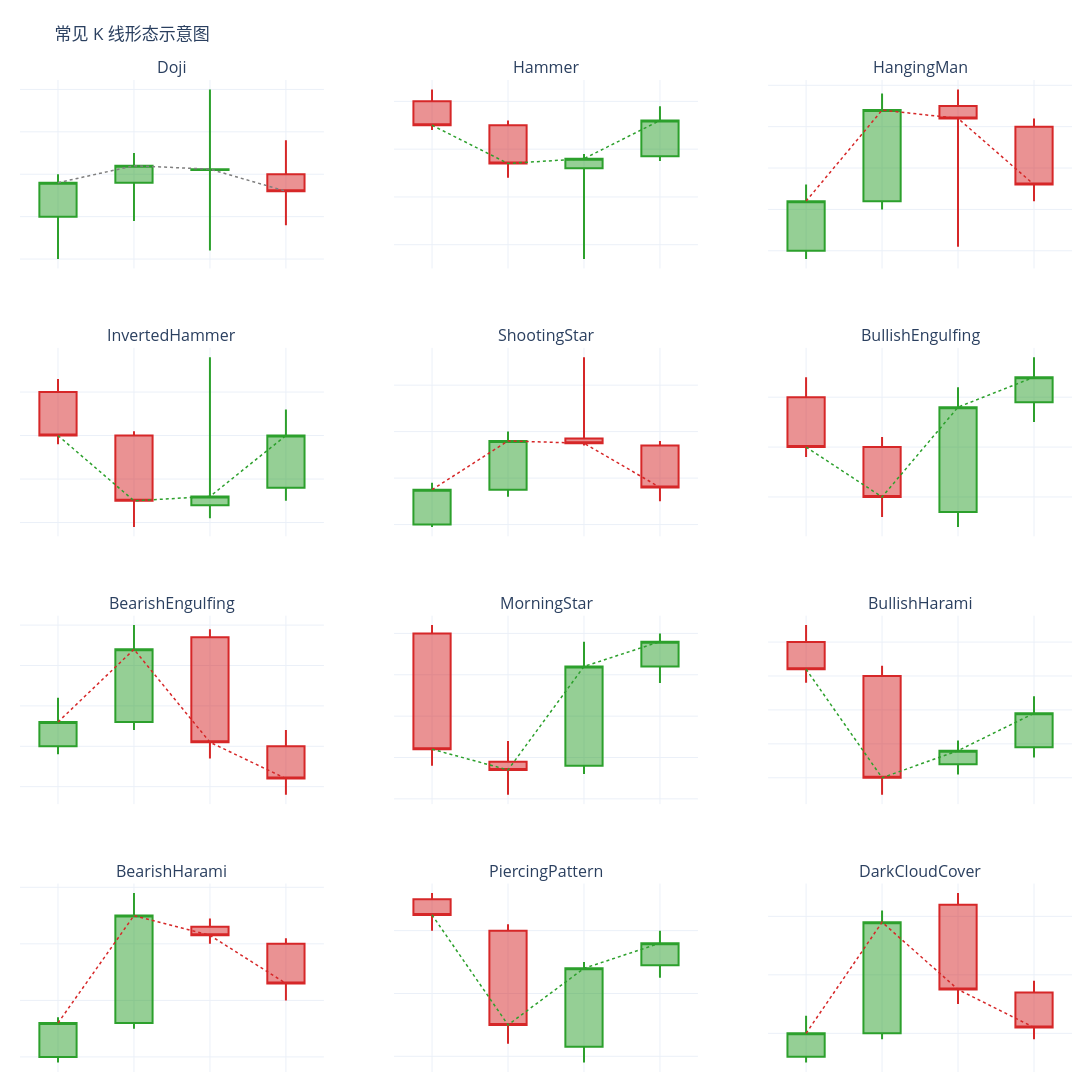

This figure's notebook cell:
### Markdown cell above
## 3. K 线形态

这些形态对应 guide 里的布尔列，比如 `BullishEngulfing`、`BearishEngulfing`、`Doji`、`Hammer`、`MorningStar` 等。

下面用很短的模拟 OHLC 序列，把每个形态最关键的几根 K 线画出来，方便你观察实体、上影线、下影线和吞没关系。

### Code cell
# 每个形态只保留最关键的几根 K 线，便于教学观察
candle_patterns = [
    {
        'column': 'Doji',
        'meaning': '开收接近，多空犹豫',
        'intuition': '观察',
        'ohlc': [(102.0, 103.0, 101.0, 102.8), (102.8, 103.5, 101.9, 103.2), (103.1, 105.0, 101.2, 103.12), (103.0, 103.8, 101.8, 102.6)],
    },
    {
        'column': 'Hammer',
        'meaning': '下跌后长下影，小实体，常见止跌信号',
        'intuition': '偏多',
        'ohlc': [(106.0, 106.5, 104.8, 105.0), (105.0, 105.2, 102.8, 103.4), (103.2, 103.8, 99.4, 103.6), (103.7, 105.8, 103.5, 105.2)],
    },
    {
        'column': 'HangingMan',
        'meaning': '上涨后长下影，小实体，常见转弱提醒',
        'intuition': '偏空',
        'ohlc': [(100.0, 101.6, 99.8, 101.2), (101.2, 103.8, 101.0, 103.4), (103.5, 103.9, 100.1, 103.2), (103.0, 103.2, 101.2, 101.6)],
    },
    {
        'column': 'InvertedHammer',
        'meaning': '下跌后长上影，小实体，可能尝试反弹',
        'intuition': '偏多',
        'ohlc': [(106.0, 106.3, 104.8, 105.0), (105.0, 105.1, 102.9, 103.5), (103.4, 106.8, 103.1, 103.6), (103.8, 105.6, 103.5, 105.0)],
    },
    {
        'column': 'ShootingStar',
        'meaning': '上涨后长上影，小实体，常见冲高回落',
        'intuition': '偏空',
        'ohlc': [(100.0, 101.8, 99.9, 101.5), (101.5, 104.0, 101.2, 103.6), (103.7, 107.2, 103.4, 103.5), (103.4, 103.6, 101.0, 101.6)],
    },
    {
        'column': 'BullishEngulfing',
        'meaning': '大阳吞没前一根阴线，常见偏多反转',
        'intuition': '偏多',
        'ohlc': [(106.0, 106.4, 104.8, 105.0), (105.0, 105.2, 103.6, 104.0), (103.7, 106.2, 103.4, 105.8), (105.9, 106.8, 105.5, 106.4)],
    },
    {
        'column': 'BearishEngulfing',
        'meaning': '大阴吞没前一根阳线，常见偏空反转',
        'intuition': '偏空',
        'ohlc': [(100.0, 101.2, 99.8, 100.6), (100.6, 103.0, 100.4, 102.4), (102.7, 102.9, 99.7, 100.1), (100.0, 100.4, 98.8, 99.2)],
    },
    {
        'column': 'MorningStar',
        'meaning': '先跌、再稳、再反弹的三根组合',
        'intuition': '偏多',
        'ohlc': [(106.0, 106.2, 102.8, 103.2), (102.9, 103.4, 102.1, 102.7), (102.8, 105.8, 102.6, 105.2), (105.2, 106.0, 104.8, 105.8)],
    },
    {
        'column': 'BullishHarami',
        'meaning': '大阴后出现被包住的小实体，常见早期止跌信号',
        'intuition': '偏多',
        'ohlc': [(107.0, 107.5, 105.8, 106.2), (106.0, 106.3, 102.5, 103.0), (103.4, 104.1, 103.1, 103.8), (103.9, 105.4, 103.6, 104.9)],
    },
    {
        'column': 'BearishHarami',
        'meaning': '大阳后出现被包住的小实体，常见早期转弱信号',
        'intuition': '偏空',
        'ohlc': [(100.0, 101.4, 99.8, 101.2), (101.2, 105.8, 101.0, 105.0), (104.6, 104.9, 104.0, 104.3), (104.0, 104.2, 102.0, 102.6)],
    },
    {
        'column': 'PiercingPattern',
        'meaning': '大阴后强反弹，收回前阴线一半以上',
        'intuition': '偏多',
        'ohlc': [(107.0, 107.2, 106.0, 106.5), (106.0, 106.2, 102.4, 103.0), (102.3, 105.0, 101.8, 104.8), (104.9, 106.0, 104.5, 105.6)],
    },
    {
        'column': 'DarkCloudCover',
        'meaning': '大阳后明显回落，跌回前阳线实体一半以下',
        'intuition': '偏空',
        'ohlc': [(99.2, 100.6, 99.0, 100.0), (100.0, 104.2, 99.8, 103.8), (104.4, 104.8, 101.0, 101.5), (101.4, 101.8, 99.8, 100.2)],
    },
]

candle_table = pd.DataFrame([
    {
        '列名': item['column'],
        '典型含义': item['meaning'],
        '常见直觉': item['intuition'],
    }
    for item in candle_patterns
])

display(candle_table)

fig = make_subplots(
    rows=4,
    cols=3,
    subplot_titles=[item['column'] for item in candle_patterns],
    vertical_spacing=0.08,
)

for idx, item in enumerate(candle_patterns):
    row, col = subplot_position(idx, cols=3)
    frame = make_ohlc_frame(item['ohlc'])
    fig.add_trace(
        go.Candlestick(
            x=frame['x'],
            open=frame['Open'],
            high=frame['High'],
            low=frame['Low'],
            close=frame['Close'],
            increasing_line_color=BULL_COLOR,
            decreasing_line_color=BEAR_COLOR,
            showlegend=False,
        ),
        row=row,
        col=col,
    )
    fig.add_trace(
        go.Scatter(
            x=frame['x'],
            y=frame['Close'],
            mode='lines',
            line={'color': bias_color(item['intuition']), 'width': 1.5, 'dash': 'dot'},
            showlegend=False,
        ),
        row=row,
        col=col,
    )
    fig.update_xaxes(showticklabels=False, row=row, col=col)
    fig.update_yaxes(showticklabels=False, row=row, col=col)

for axis_idx in range(1, len(candle_patterns) + 1):
    axis_name = 'xaxis' if axis_idx == 1 else f'xaxis{axis_idx}'
    fig.layout[axis_name].rangeslider = {'visible': False}

fig.update_layout(
    title='常见 K 线形态示意图',
    template='plotly_white',
    height=1200,
    width=1100,
    margin={'t': 80, 'l': 20, 'r': 20, 'b': 20},
)
fig.show()

### Figure 1 — Plotly figure (JSON) as saved in the notebook; plotly's stock layout.template omitted (floating-point values rounded to 4 significant figures)
{"data": [{"close": [102.8, 103.2, 103.1, 102.6], "decreasing": {"line": {"color": "#d62728"}}, "high": [103.0, 103.5, 105.0, 103.8], "increasing": {"line": {"color": "#2ca02c"}}, "low": [101.0, 101.9, 101.2, 101.8], "open": [102.0, 102.8, 103.1, 103.0], "showlegend": false, "type": "candlestick", "x": [1, 2, 3, 4], "xaxis": "x", "yaxis": "y"}, {"line": {"color": "#7f7f7f", "dash": "dot", "width": 1.5}, "mode": "lines", "showlegend": false, "type": "scatter", "x": [1, 2, 3, 4], "xaxis": "x", "y": [102.8, 103.2, 103.1, 102.6], "yaxis": "y"}, {"close": [105.0, 103.4, 103.6, 105.2], "decreasing": {"line": {"color": "#d62728"}}, "high": [106.5, 105.2, 103.8, 105.8], "increasing": {"line": {"color": "#2ca02c"}}, "low": [104.8, 102.8, 99.4, 103.5], "open": [106.0, 105.0, 103.2, 103.7], "showlegend": false, "type": "candlestick", "x": [1, 2, 3, 4], "xaxis": "x2", "yaxis": "y2"}, {"line": {"color": "#2ca02c", "dash": "dot", "width": 1.5}, "mode": "lines", "showlegend": false, "type": "scatter", "x": [1, 2, 3, 4], "xaxis": "x2", "y": [105.0, 103.4, 103.6, 105.2], "yaxis": "y2"}, {"close": [101.2, 103.4, 103.2, 101.6], "decreasing": {"line": {"color": "#d62728"}}, "high": [101.6, 103.8, 103.9, 103.2], "increasing": {"line": {"color": "#2ca02c"}}, "low": [99.8, 101.0, 100.1, 101.2], "open": [100.0, 101.2, 103.5, 103.0], "showlegend": false, "type": "candlestick", "x": [1, 2, 3, 4], "xaxis": "x3", "yaxis": "y3"}, {"line": {"color": "#d62728", "dash": "dot", "width": 1.5}, "mode": "lines", "showlegend": false, "type": "scatter", "x": [1, 2, 3, 4], "xaxis": "x3", "y": [101.2, 103.4, 103.2, 101.6], "yaxis": "y3"}, {"close": [105.0, 103.5, 103.6, 105.0], "decreasing": {"line": {"color": "#d62728"}}, "high": [106.3, 105.1, 106.8, 105.6], "increasing": {"line": {"color": "#2ca02c"}}, "low": [104.8, 102.9, 103.1, 103.5], "open": [106.0, 105.0, 103.4, 103.8], "showlegend": false, "type": "candlestick", "x": [1, 2, 3, 4], "xaxis": "x4", "yaxis": "y4"}, {"line": {"color": "#2ca02c", "dash": "dot", "width": 1.5}, "mode": "lines", "showlegend": false, "type": "scatter", "x": [1, 2, 3, 4], "xaxis": "x4", "y": [105.0, 103.5, 103.6, 105.0], "yaxis": "y4"}, {"close": [101.5, 103.6, 103.5, 101.6], "decreasing": {"line": {"color": "#d62728"}}, "high": [101.8, 104.0, 107.2, 103.6], "increasing": {"line": {"color": "#2ca02c"}}, "low": [99.9, 101.2, 103.4, 101.0], "open": [100.0, 101.5, 103.7, 103.4], "showlegend": false, "type": "candlestick", "x": [1, 2, 3, 4], "xaxis": "x5", "yaxis": "y5"}, {"line": {"color": "#d62728", "dash": "dot", "width": 1.5}, "mode": "lines", "showlegend": false, "type": "scatter", "x": [1, 2, 3, 4], "xaxis": "x5", "y": [101.5, 103.6, 103.5, 101.6], "yaxis": "y5"}, {"close": [105.0, 104.0, 105.8, 106.4], "decreasing": {"line": {"color": "#d62728"}}, "high": [106.4, 105.2, 106.2, 106.8], "increasing": {"line": {"color": "#2ca02c"}}, "low": [104.8, 103.6, 103.4, 105.5], "open": [106.0, 105.0, 103.7, 105.9], "showlegend": false, "type": "candlestick", "x": [1, 2, 3, 4], "xaxis": "x6", "yaxis": "y6"}, {"line": {"color": "#2ca02c", "dash": "dot", "width": 1.5}, "mode": "lines", "showlegend": false, "type": "scatter", "x": [1, 2, 3, 4], "xaxis": "x6", "y": [105.0, 104.0, 105.8, 106.4], "yaxis": "y6"}, {"close": [100.6, 102.4, 100.1, 99.2], "decreasing": {"line": {"color": "#d62728"}}, "high": [101.2, 103.0, 102.9, 100.4], "increasing": {"line": {"color": "#2ca02c"}}, "low": [99.8, 100.4, 99.7, 98.8], "open": [100.0, 100.6, 102.7, 100.0], "showlegend": false, "type": "candlestick", "x": [1, 2, 3, 4], "xaxis": "x7", "yaxis": "y7"}, {"line": {"color": "#d62728", "dash": "dot", "width": 1.5}, "mode": "lines", "showlegend": false, "type": "scatter", "x": [1, 2, 3, 4], "xaxis": "x7", "y": [100.6, 102.4, 100.1, 99.2], "yaxis": "y7"}, {"close": [103.2, 102.7, 105.2, 105.8], "decreasing": {"line": {"color": "#d62728"}}, "high": [106.2, 103.4, 105.8, 106.0], "increasing": {"line": {"color": "#2ca02c"}}, "low": [102.8, 102.1, 102.6, 104.8], "open": [106.0, 102.9, 102.8, 105.2], "showlegend": false, "type": "candlestick", "x": [1, 2, 3, 4], "xaxis": "x8", "yaxis": "y8"}, {"line": {"color": "#2ca02c", "dash": "dot", "width": 1.5}, "mode": "lines", "showlegend": false, "type": "scatter", "x": [1, 2, 3, 4], "xaxis": "x8", "y": [103.2, 102.7, 105.2, 105.8], "yaxis": "y8"}, {"close": [106.2, 103.0, 103.8, 104.9], "decreasing": {"line": {"color": "#d62728"}}, "high": [107.5, 106.3, 104.1, 105.4], "increasing": {"line": {"color": "#2ca02c"}}, "low": [105.8, 102.5, 103.1, 103.6], "open": [107.0, 106.0, 103.4, 103.9], "showlegend": false, "type": "candlestick", "x": [1, 2, 3, 4], "xaxis": "x9", "yaxis": "y9"}, {"line": {"color": "#2ca02c", "dash": "dot", "width": 1.5}, "mode": "lines", "showlegend": false, "type": "scatter", "x": [1, 2, 3, 4], "xaxis": "x9", "y": [106.2, 103.0, 103.8, 104.9], "yaxis": "y9"}, {"close": [101.2, 105.0, 104.3, 102.6], "decreasing": {"line": {"color": "#d62728"}}, "high": [101.4, 105.8, 104.9, 104.2], "increasing": {"line": {"color": "#2ca02c"}}, "low": [99.8, 101.0, 104.0, 102.0], "open": [100.0, 101.2, 104.6, 104.0], "showlegend": false, "type": "candlestick", "x": [1, 2, 3, 4], "xaxis": "x10", "yaxis": "y10"}, {"line": {"color": "#d62728", "dash": "dot", "width": 1.5}, "mode": "lines", "showlegend": false, "type": "scatter", "x": [1, 2, 3, 4], "xaxis": "x10", "y": [101.2, 105.0, 104.3, 102.6], "yaxis": "y10"}, {"close": [106.5, 103.0, 104.8, 105.6], "decreasing": {"line": {"color": "#d62728"}}, "high": [107.2, 106.2, 105.0, 106.0], "increasing": {"line": {"color": "#2ca02c"}}, "low": [106.0, 102.4, 101.8, 104.5], "open": [107.0, 106.0, 102.3, 104.9], "showlegend": false, "type": "candlestick", "x": [1, 2, 3, 4], "xaxis": "x11", "yaxis": "y11"}, {"line": {"color": "#2ca02c", "dash": "dot", "width": 1.5}, "mode": "lines", "showlegend": false, "type": "scatter", "x": [1, 2, 3, 4], "xaxis": "x11", "y": [106.5, 103.0, 104.8, 105.6], "yaxis": "y11"}, {"close": [100.0, 103.8, 101.5, 100.2], "decreasing": {"line": {"color": "#d62728"}}, "high": [100.6, 104.2, 104.8, 101.8], "increasing": {"line": {"color": "#2ca02c"}}, "low": [99.0, 99.8, 101.0, 99.8], "open": [99.2, 100.0, 104.4, 101.4], "showlegend": false, "type": "candlestick", "x": [1, 2, 3, 4], "xaxis": "x12", "yaxis": "y12"}, {"line": {"color": "#d62728", "dash": "dot", "width": 1.5}, "mode": "lines", "showlegend": false, "type": "scatter", "x": [1, 2, 3, 4], "xaxis": "x12", "y": [100.0, 103.8, 101.5, 100.2], "yaxis": "y12"}], "layout": {"annotations": [{"font": {"size": 16}, "showarrow": false, "text": "Doji", "x": 0.1444, "xanchor": "center", "xref": "paper", "y": 1, "yanchor": "bottom", "yref": "paper"}, {"font": {"size": 16}, "showarrow": false, "text": "Hammer", "x": 0.5, "xanchor": "center", "xref": "paper", "y": 1, "yanchor": "bottom", "yref": "paper"}, {"font": {"size": 16}, "showarrow": false, "text": "HangingMan", "x": 0.8556, "xanchor": "center", "xref": "paper", "y": 1, "yanchor": "bottom", "yref": "paper"}, {"font": {"size": 16}, "showarrow": false, "text": "InvertedHammer", "x": 0.1444, "xanchor": "center", "xref": "paper", "y": 0.73, "yanchor": "bottom", "yref": "paper"}, {"font": {"size": 16}, "showarrow": false, "text": "ShootingStar", "x": 0.5, "xanchor": "center", "xref": "paper", "y": 0.73, "yanchor": "bottom", "yref": "paper"}, {"font": {"size": 16}, "showarrow": false, "text": "BullishEngulfing", "x": 0.8556, "xanchor": "center", "xref": "paper", "y": 0.73, "yanchor": "bottom", "yref": "paper"}, {"font": {"size": 16}, "showarrow": false, "text": "BearishEngulfing", "x": 0.1444, "xanchor": "center", "xref": "paper", "y": 0.46, "yanchor": "bottom", "yref": "paper"}, {"font": {"size": 16}, "showarrow": false, "text": "MorningStar", "x": 0.5, "xanchor": "center", "xref": "paper", "y": 0.46, "yanchor": "bottom", "yref": "paper"}, {"font": {"size": 16}, "showarrow": false, "text": "BullishHarami", "x": 0.8556, "xanchor": "center", "xref": "paper", "y": 0.46, "yanchor": "bottom", "yref": "paper"}, {"font": {"size": 16}, "showarrow": false, "text": "BearishHarami", "x": 0.1444, "xanchor": "center", "xref": "paper", "y": 0.19, "yanchor": "bottom", "yref": "paper"}, {"font": {"size": 16}, "showarrow": false, "text": "PiercingPattern", "x": 0.5, "xanchor": "center", "xref": "paper", "y": 0.19, "yanchor": "bottom", "yref": "paper"}, {"font": {"size": 16}, "showarrow": false, "text": "DarkCloudCover", "x": 0.8556, "xanchor": "center", "xref": "paper", "y": 0.19, "yanchor": "bottom", "yref": "paper"}], "height": 1200, "margin": {"b": 20, "l": 20, "r": 20, "t": 80}, "title": {"text": "常见 K 线形态示意图"}, "width": 1100, "xaxis": {"anchor": "y", "domain": [0, 0.2889], "rangeslider": {"visible": false}, "showticklabels": false}, "xaxis10": {"anchor": "y10", "domain": [0, 0.2889], "rangeslider": {"visible": false}, "showticklabels": false}, "xaxis11": {"anchor": "y11", "domain": [0.3556, 0.6444], "rangeslider": {"visible": false}, "showticklabels": false}, "xaxis12": {"anchor": "y12", "domain": [0.7111, 1], "rangeslider": {"visible": false}, "showticklabels": false}, "xaxis2": {"anchor": "y2", "domain": [0.3556, 0.6444], "rangeslider": {"visible": false}, "showticklabels": false}, "xaxis3": {"anchor": "y3", "domain": [0.7111, 1], "rangeslider": {"visible": false}, "showticklabels": false}, "xaxis4": {"anchor": "y4", "domain": [0, 0.2889], "rangeslider": {"visible": false}, "showticklabels": false}, "xaxis5": {"anchor": "y5", "domain": [0.3556, 0.6444], "rangeslider": {"visible": false}, "showticklabels": false}, "xaxis6": {"anchor": "y6", "domain": [0.7111, 1], "rangeslider": {"visible": false}, "showticklabels": false}, "xaxis7": {"anchor": "y7", "domain": [0, 0.2889], "rangeslider": {"visible": false}, "showticklabels": false}, "xaxis8": {"anchor": "y8", "domain": [0.3556, 0.6444], "rangeslider": {"visible": false}, "showticklabels": false}, "xaxis9": {"anchor": "y9", "domain": [0.7111, 1], "rangeslider": {"visible": false}, "showticklabels": false}, "yaxis": {"anchor": "x", "domain": [0.81, 1], "showticklabels": false}, "yaxis10": {"anchor": "x10", "domain": [0, 0.19], "showticklabels": false}, "yaxis11": {"anchor": "x11", "domain": [0, 0.19], "showticklabels": false}, "yaxis12": {"anchor": "x12", "domain": [0, 0.19], "showticklabels": false}, "yaxis2": {"anchor": "x2", "domain": [0.81, 1], "showticklabels": false}, "yaxis3": {"anchor": "x3", "domain": [0.81, 1], "showticklabels": false}, "yaxis4": {"anchor": "x4", "domain": [0.54, 0.73], "showticklabels": false}, "yaxis5": {"anchor": "x5", "domain": [0.54, 0.73], "showticklabels": false}, "yaxis6": {"anchor": "x6", "domain": [0.54, 0.73], "showticklabels": false}, "yaxis7": {"anchor": "x7", "domain": [0.27, 0.46], "showticklabels": false}, "yaxis8": {"anchor": "x8", "domain": [0.27, 0.46], "showticklabels": false}, "yaxis9": {"anchor": "x9", "domain": [0.27, 0.46], "showticklabels": false}}}
